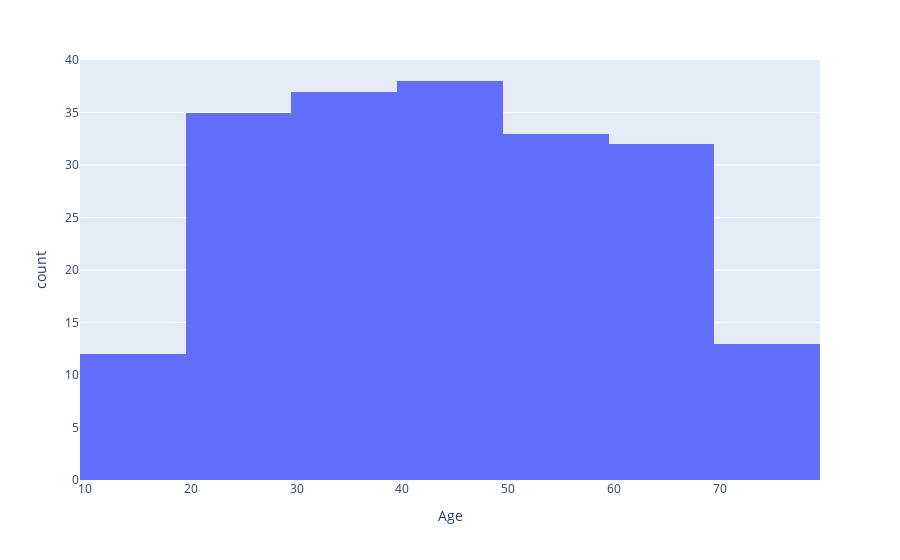

The notebook cell this image was saved under:
### Code cell
fig = px.histogram(df2, x='Age', nbins=10)
fig.show()

### Figure 1 — Plotly figure (JSON) as saved in the notebook; plotly's stock layout.template omitted (floating-point values rounded to 4 significant figures; data arrays with more than 128 entries replaced by an {"elided": "..."} marker saying what was removed)
{"data": [{"alignmentgroup": "True", "bingroup": "x", "hovertemplate": "Age=%{x}<br>count=%{y}<extra></extra>", "legendgroup": "", "marker": {"color": "#636efa", "pattern": {"shape": ""}}, "name": "", "nbinsx": 10, "offsetgroup": "", "orientation": "v", "showlegend": false, "type": "histogram", "x": {"elided": "200 int values"}, "xaxis": "x", "yaxis": "y"}], "layout": {"barmode": "relative", "legend": {"tracegroupgap": 0}, "margin": {"t": 60}, "xaxis": {"anchor": "y", "domain": [0, 1], "title": {"text": "Age"}}, "yaxis": {"anchor": "x", "domain": [0, 1], "title": {"text": "count"}}}}
